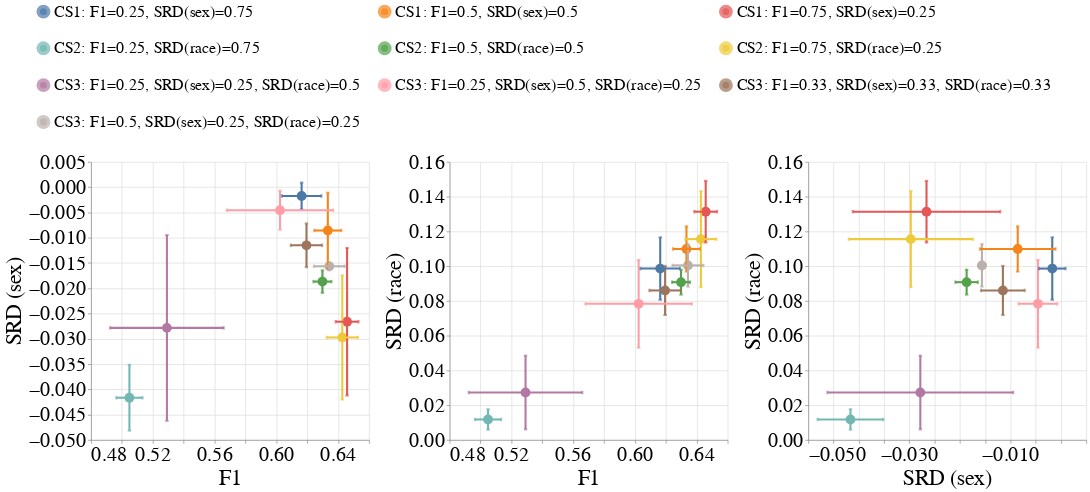

Notebook code cell kept with this figure:
### Code cell
create_concat_box_plot_per_dataset_and_all_case_studies(to_plot=best_lp_metrics_per_exp_config_df,
                                                        exp_name=EXP_NAME,
                                                        dataset_name=DATASET_NAME,
                                                        metric1="F1",
                                                        group1="overall",
                                                        metric2="Selection_Rate_Difference",
                                                        group2="SEX",
                                                        metric3="Selection_Rate_Difference",
                                                        group3="RAC1P",
                                                        rename_legend_dct=rename_legend_dct)
